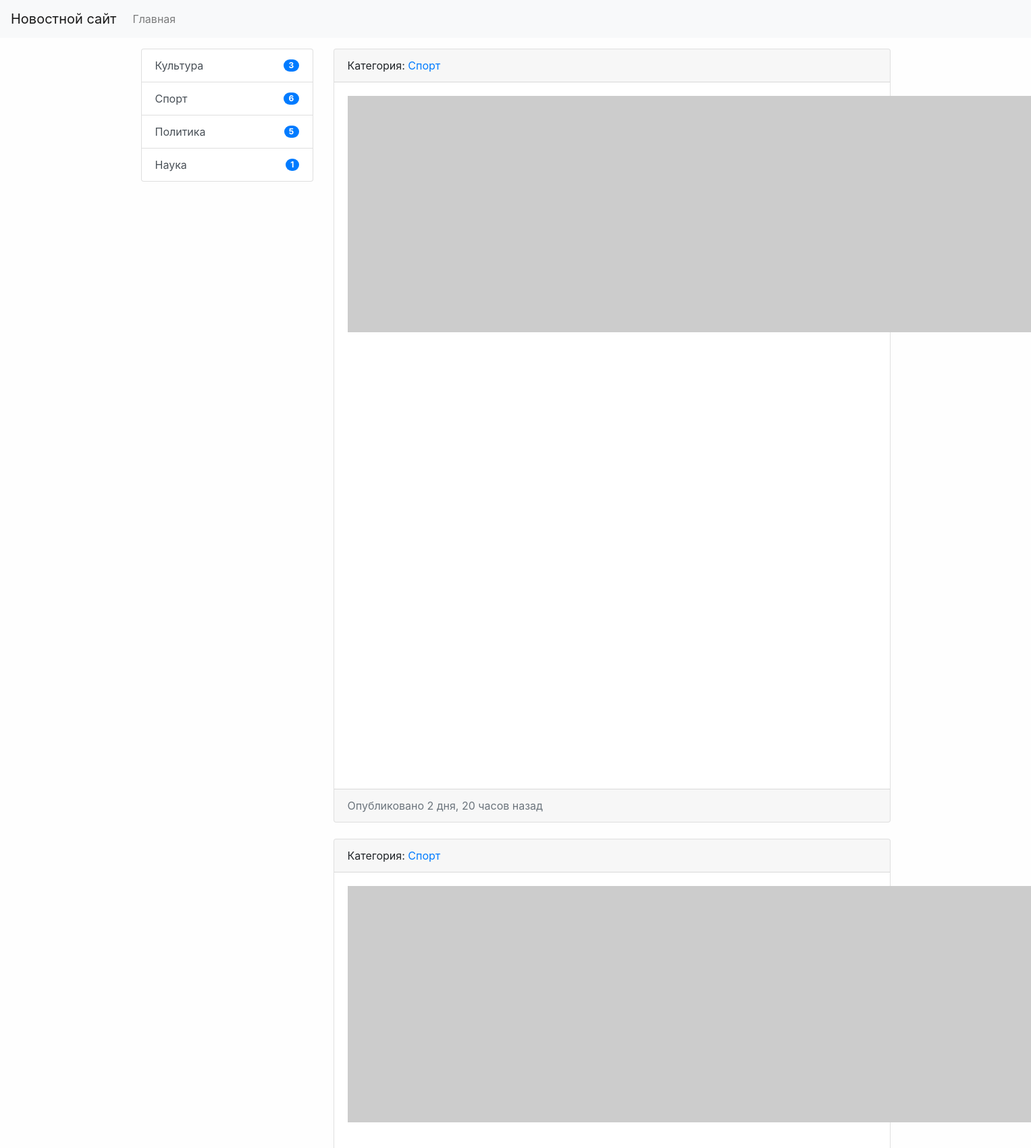
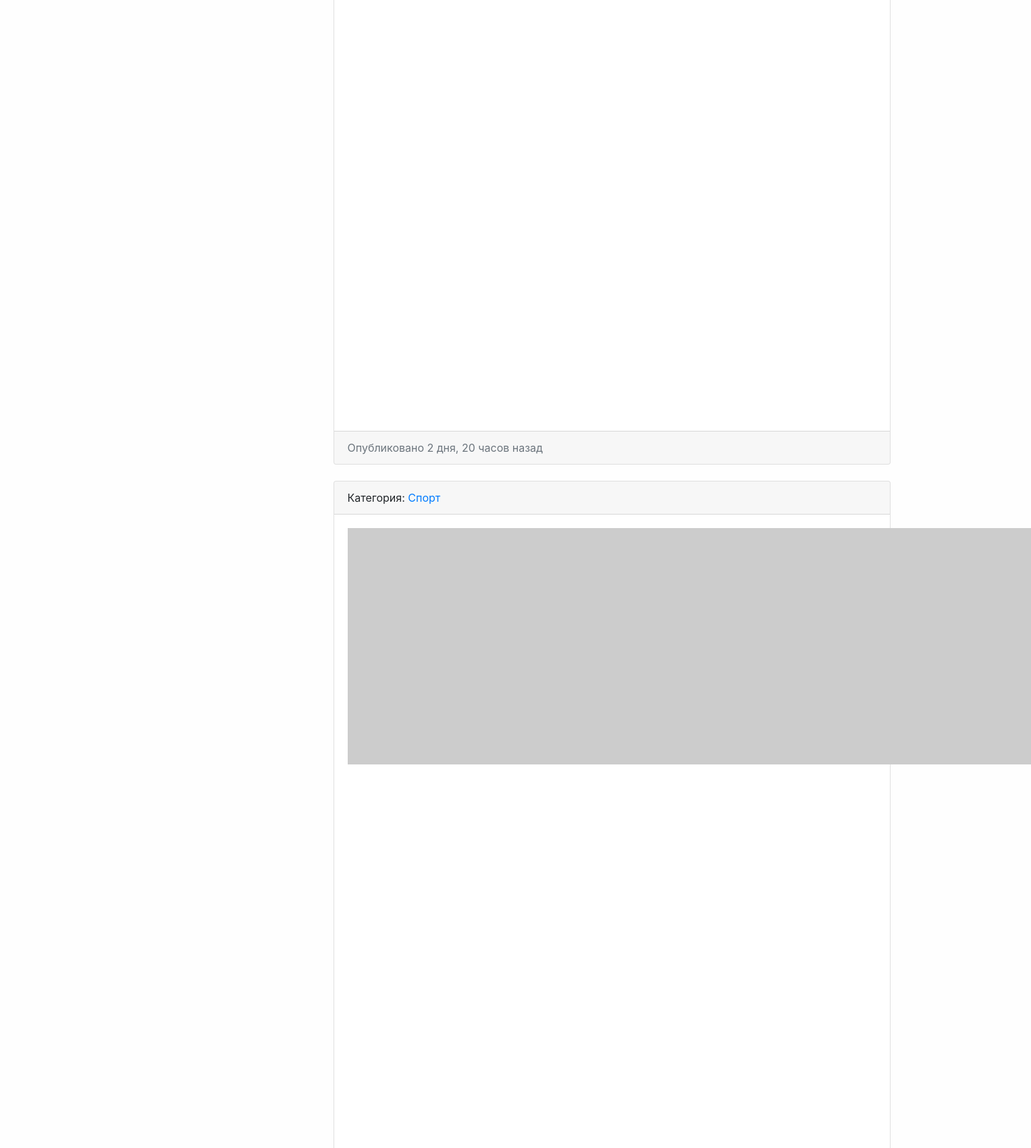
The app's page /category/2/ (upper part) with its own data (2 pictures, top to bottom).
### news/models.py (models this page shows, shortened)
class Category(models.Model):
    title = models.CharField(max_length=150, db_index=True, verbose_name="Наименование категории")
    def get_absolute_url(self):
        return reverse('category', kwargs={"category_id": self.pk})
    class Meta:
        verbose_name = "Категория"
        verbose_name_plural = "Категории"
        ordering = ["title"]
    def __str__(self):
        return self.title

class News(models.Model):
    title = models.CharField(max_length=150, verbose_name="Наименование")
    content = models.TextField(blank=True, verbose_name="Контент")
    created_at = models.DateTimeField(auto_now_add=True, verbose_name="Дата публикации")
    updated_at = models.DateTimeField(auto_now=True, verbose_name="Обновлено")
    photo = models.ImageField(
        upload_to="photos/%Y/%m/%d/", verbose_name="Фото", blank=True
    )
    is_published = models.BooleanField(default=True, verbose_name="Опубликовано")
    category = models.ForeignKey("Category", on_delete=models.PROTECT, verbose_name="Категория")
    views = models.IntegerField(default=0)
    def get_absolute_url(self):
        return reverse('view_news', kwargs={'pk': self.pk})
    class Meta:
        verbose_name = "Новость"
        verbose_name_plural = "Новости"
        ordering = ["-created_at"]

### news/views.py (the view)
# urls.py: path("category/<int:category_id>/", NewsByCategory.as_view(), name="category"),
class NewsByCategory(MyMixin, ListView):
    model = News
    template_name = 'news/home_news_list.html'
    context_object_name = 'news'
    allow_empty = False
    def get_context_data(self, *, object_list=None, **kwargs):
        context = super().get_context_data(**kwargs)
        context['title'] = self.get_upper(Category.objects.get(pk=self.kwargs['category_id']))
        return context
    def get_queryset(self):
        return News.objects.filter(category_id=self.kwargs['category_id'], is_published=True).select_related('category')

### news/templatetags/news_tags.py (called while the page is built)
@register.inclusion_tag('news/list_categories.html')
def show_categories(arg1='Hello', arg2='world'):
    categories = Category.objects.annotate(cnt=Count('news')).filter(cnt__gt=0)
    return {"categories": categories, "arg1": arg1, "arg2": arg2}

### news/utils.py (called while the page is built)
    def get_upper(self, s):
        if isinstance(s, str):
            return s.upper()
        else:
            return s.title.upper()

### news/templates/news/home_news_list.html (shortened to what this page needs)
{% extends "base.html" %}
{% block sidebar %}
    {% include "inc/_sidebar.html" %}
{% endblock %}
{% block content %}
        {% for item in news %}
            <div class="card mb-4">
                <div class="card-header">
                    Категория: <a href="{{ item.category.get_absolute_url }}">{{ item.category }}</a>
                </div>
                <div class="card-body">
                    <div class="media">
                        {% if item.photo %}
                            <img src="{{ item.photo.url }}" alt="news photo" width="350px" class="mr-3">
                        {% else %}
                            <img src="https://picsum.photos/id/1060/350/233/?blur=2" alt="news photo" class="mr-3">
                        {% endif %}
                    </div>
                </div>
                <div class="card-footer text-muted">
                    <span>Опубликовано {{ item.created_at|timesince }} назад</span>
                </div>
            </div>
        {% endfor %}
{% endblock %}

### news/templates/news/list_categories.html
<div class="list-group">
    {% for item in categories %}
        <a href="{{ item.get_absolute_url }}"
           class="list-group-item list-group-item-action d-flex justify-content-between align-items-center">{{ item.title }} <span class="badge badge-primary badge-pill">{{ item.cnt }}</span></a>
    {% endfor %}
</div>

### mysite/static/css/style.css (style rules this page uses)
body { background-color: #fefefe; }

### records on screen
Category: title "Культура", cnt "3"
Category: title "Спорт", cnt "6"
Category: title "Политика", cnt "5"
Category: title "Наука", cnt "1"
News: category "Спорт", created_at "2 дня, 20 часов"
News: category "Спорт", created_at "2 дня, 20 часов"
News: category "Спорт"
